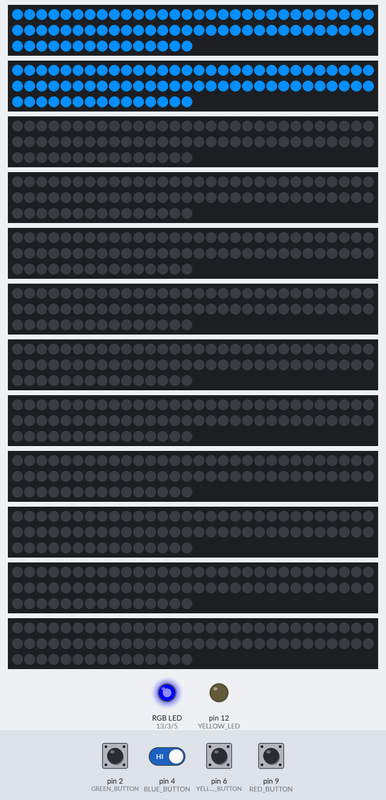
This sketch was run on a simulated Arduino Uno, built with avr-gcc and run on an emulated ATmega328P. Shown: 12 × 75 RGB LEDs in strip order, left to right, continuing on the next row, an RGB LED mixed from three pins (HIGH = lit), output pins drawn as LEDs (lit = HIGH). Inputs (shaded band) come from the test bench; at power-on: pin 2 (GREEN_BUTTON), pin 4 (BLUE_BUTTON), pin 6 (YELLOW_BUTTON), pin 9 (RED_BUTTON) HIGH.

Above: at 0.06 s.
At 1.2 s:
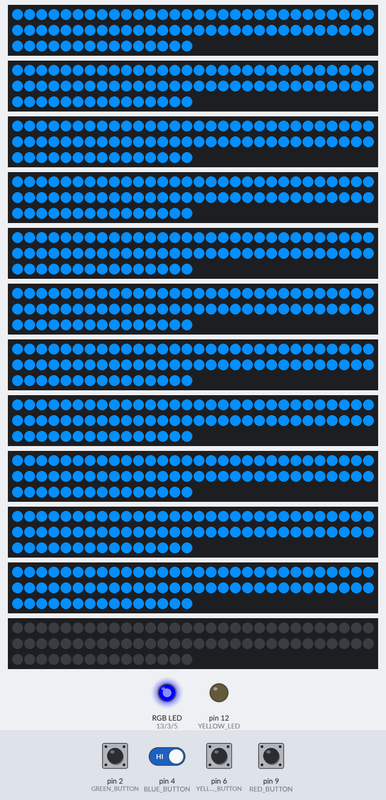
1.3 s: pin 2 (GREEN_BUTTON) pulled LOW for 1 s
At 1.45 s:
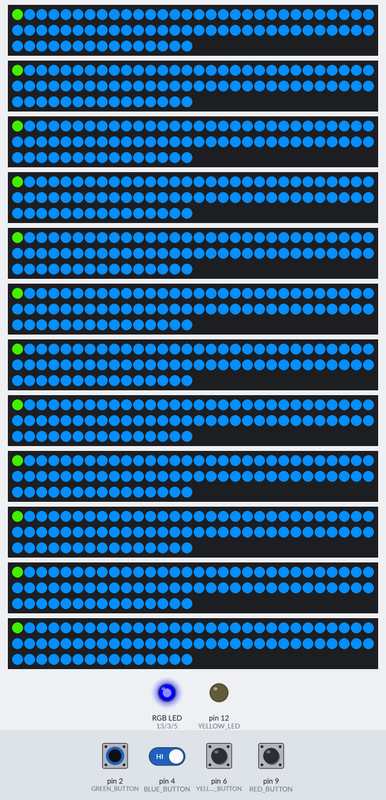
3.8 s: pin 6 (YELLOW_BUTTON) pulled LOW for 1 s
6.3 s: pin 9 (RED_BUTTON) pulled LOW for 1 s
8.8 s: pin 9 (RED_BUTTON) pulled LOW for 0.3 s
10.8 s: pin 2 (GREEN_BUTTON) driven LOW and pin 4 (BLUE_BUTTON) driven LOW and pin 6 (YELLOW_BUTTON) driven LOW and pin 9 (RED_BUTTON) driven LOW
13.8 s: pin 2 (GREEN_BUTTON) driven HIGH
Timing chart, 0 to 16.3 s (numbered marks = the images above; inputs shaded):
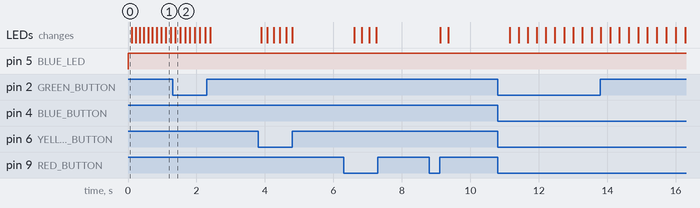

Measured:
- after the input at 1.3 s, the LEDs: change after 0.08 s (image 2)

The sketch:

CPFINAL.ino
```cpp
#include <FastLED.h>

//pins------------------------------------------------
#define LED_PIN     7
#define NUM_LEDS    75

int GREEN_LED = 3;
int BLUE_LED = 5;
int YELLOW_LED = 12;
int RED_LED = 13;

int GREEN_BUTTON = 2;
int BLUE_BUTTON = 4;
int YELLOW_BUTTON = 6;
int RED_BUTTON = 9;

//teams-------------------------------------------------
bool GREEN = false;
bool BLUE = false;
bool YELLOW = false;
bool RED = false;

//color defs-----------------------------------------------
//green = 57, 204, 0
//blue = 5,140,250
//yellow = 250, 174, 52
//red = 245, 53, 15
#define GREEN_COLOR  CRGB(57, 204, 0)
#define BLUE_COLOR   CRGB(5, 140, 250)
#define YELLOW_COLOR CRGB(255, 100, 0)
#define RED_COLOR    CRGB(255, 0, 0)

CRGB leds[NUM_LEDS];
int i = 0;

// Timer variables
unsigned long lastButtonPress[4] = {0, 0, 0, 0}; // Stores the time of the last button press for each button
const unsigned long holdTime = 17000; // Time in milliseconds to hold the button (10 seconds)

//led strip variables
unsigned long rgby[4] = {0, 0, 0, 0};

//----------------------------------------------------------------------------------

void setup() {
  // Set team to green
  BLUE = true;

  // Setup LED controller
  FastLED.addLeds<WS2812, LED_PIN, GRB>(leds, NUM_LEDS);

  // Setup buttons as input with pull-up resistors
  pinMode(GREEN_BUTTON, INPUT_PULLUP);
  pinMode(BLUE_BUTTON, INPUT_PULLUP);
  pinMode(YELLOW_BUTTON, INPUT_PULLUP);
  pinMode(RED_BUTTON, INPUT_PULLUP);

  // Setup LEDs as output
  pinMode(GREEN_LED, OUTPUT);
  pinMode(BLUE_LED, OUTPUT);
  pinMode(YELLOW_LED, OUTPUT);
  pinMode(RED_LED, OUTPUT);

  // Start serial monitor
  Serial.begin(9600);
}

void loop() {
  FastLED.addLeds<WS2812B, LED_PIN, GRB>(leds, NUM_LEDS);
  FastLED.setBrightness(255);
  // Read button states
  int GB = digitalRead(GREEN_BUTTON);
  int BB = digitalRead(BLUE_BUTTON);
  int YB = digitalRead(YELLOW_BUTTON);
  int RB = digitalRead(RED_BUTTON);

  // Update team states based on button hold time
  if (GB == LOW && millis() - lastButtonPress[0] < holdTime && GREEN == false){
    rgby[0] = 0;
    rgby[2] = 0;
    rgby[3] = 0;

    lastButtonPress[1] = millis();
    lastButtonPress[2] = millis();
    lastButtonPress[3] = millis();

    rgby[1]++;
    for (int j = 0; j < rgby[1]; j++){
      leds[j] = CRGB(GREEN_COLOR);
    }
    FastLED.show();
    delay(100);
  }
  if (BB == LOW && millis() - lastButtonPress[1] < holdTime && BLUE == false){
    rgby[0] = 0;
    rgby[1] = 0;
    rgby[3] = 0;

    lastButtonPress[0] = millis();
    lastButtonPress[2] = millis();
    lastButtonPress[3] = millis();

    rgby[2]++;
    for (int j = 0; j < rgby[2]; j++){
      leds[j] = CRGB(BLUE_COLOR);
    }
    FastLED.show();
    delay(100);
  }
  if (YB == LOW && millis() - lastButtonPress[2] < holdTime && YELLOW == false){
    rgby[0] = 0;
    rgby[1] = 0;
    rgby[2] = 0;

    lastButtonPress[0] = millis();
    lastButtonPress[1] = millis();
    lastButtonPress[3] = millis();

    rgby[3]++;
    for (int j = 0; j < rgby[3]; j++){
      leds[j] = CRGB(YELLOW_COLOR);
    }
    FastLED.show();
    delay(100);
  }
  if (RB == LOW && millis() - lastButtonPress[3] < holdTime && RED == false){
    rgby[1] = 0;
    rgby[2] = 0;
    rgby[3] = 0;

    lastButtonPress[0] = millis();
    lastButtonPress[1] = millis();
    lastButtonPress[2] = millis();

    rgby[0]++;
    for (int j = 0; j < rgby[0]; j++){
      leds[j] = CRGB(RED_COLOR);
    }
    FastLED.show();
    delay(100);
  }


  if (GB == LOW && millis() - lastButtonPress[0] >= holdTime) {
    GREEN = true;
    BLUE = false;
    YELLOW = false;
    RED = false;
    lastButtonPress[0] = millis();
    lastButtonPress[1] = millis();
    lastButtonPress[2] = millis();
    lastButtonPress[3] = millis();
  } else if (BB == LOW && millis() - lastButtonPress[1] >= holdTime) {
    GREEN = false;
    BLUE = true;
    YELLOW = false;
    RED = false;
    lastButtonPress[0] = millis();
    lastButtonPress[1] = millis();
    lastButtonPress[2] = millis();
    lastButtonPress[3] = millis();
  } else if (YB == LOW && millis() - lastButtonPress[2] >= holdTime) {
    GREEN = false;
    BLUE = false;
    YELLOW = true;
    RED = false;
    lastButtonPress[0] = millis();
    lastButtonPress[1] = millis();
    lastButtonPress[2] = millis();
    lastButtonPress[3] = millis();
  } else if (RB == LOW && millis() - lastButtonPress[3] >= holdTime) {
    GREEN = false;
    BLUE = false;
    YELLOW = false;
    RED = true;
    lastButtonPress[0] = millis();
    lastButtonPress[1] = millis();
    lastButtonPress[2] = millis();
    lastButtonPress[3] = millis();
  }

    // Set LED colors based on team states
    if (GREEN) {
        // Set LED color to green
      digitalWrite(GREEN_LED,HIGH);
      digitalWrite(BLUE_LED,LOW);
      digitalWrite(YELLOW_LED,LOW);
      digitalWrite(RED_LED,LOW);

      //leds
      fill_solid(leds, NUM_LEDS, GREEN_COLOR);
        // ...
    } else if (BLUE) {
        // Set LED color to blue
      digitalWrite(GREEN_LED,LOW);
      digitalWrite(BLUE_LED,HIGH);
      digitalWrite(YELLOW_LED,LOW);
      digitalWrite(RED_LED,LOW);

      fill_solid(leds, NUM_LEDS, BLUE_COLOR);

    } else if (YELLOW) {
        // Set LED color to yellow
      digitalWrite(GREEN_LED,LOW);
      digitalWrite(BLUE_LED,LOW);
      digitalWrite(YELLOW_LED,HIGH);
      digitalWrite(RED_LED,LOW);

      fill_solid(leds, NUM_LEDS, YELLOW_COLOR);

    } else if (RED) {
        // Set LED color to red
      digitalWrite(GREEN_LED,LOW);
      digitalWrite(BLUE_LED,LOW);
      digitalWrite(YELLOW_LED,LOW);
      digitalWrite(RED_LED,HIGH);

      fill_solid(leds, NUM_LEDS, RED_COLOR);
    }

  // Update LED strip
  FastLED.show();

  // Delay for stability
  delay(100);
}
```
